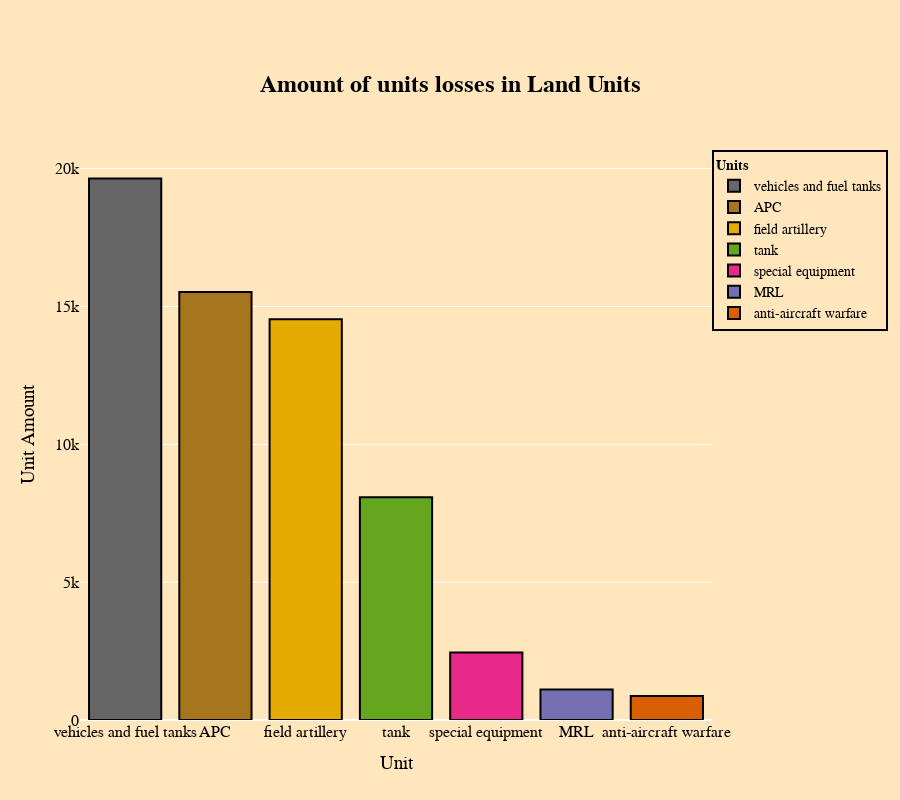

The cell this chart's notebook holds for it:
### Code cell
# Filter data by type of unit.
filtered_data = cumulative_losses1[cumulative_losses1['unit_type'] == 'Land Units'].sort_values(by='unit_amount', ascending=False)

# Create bar chart.
fig = px.bar(
    filtered_data, 
    x='unit', 
    y='unit_amount', 
    color='unit',  
    labels={'unit': 'Unit', 'unit_amount': 'Unit Amount'}, 
    height=800,
    color_discrete_sequence=px.colors.qualitative.Dark2_r  
)

# Customize bar chart.
fig.update_traces(marker=dict(line=dict(color='#000000', width=2)))

fig.update_layout(
    paper_bgcolor='rgba(255, 230, 188, 1)', 
    plot_bgcolor='rgba(255, 230, 188, 1)',   
    legend=dict(
    title=dict(
        text='<b style="display: block; text-align: center;">Units</b>',
        font=dict(size=14, color='black')
    ),
    font=dict(size=14, color='black'),
    bgcolor='rgba(255, 230, 188, 1)',  
    bordercolor='black',  
    borderwidth=2,  
    x=1,  
    y=1,  
    xanchor='left',  
    yanchor='top'  
),
    font=dict(
        color='black',  
        family='Arial',
        size=16
    ),
    title=dict(
        text=f'<b>Amount of units losses in Land Units</b>',  
        x=0.5,  
        xanchor='center',  
        yanchor='top',  
        font=dict(size=24)  
    ),
    margin=dict(t=150)
        
)


fig.show()

### Figure 1 — Plotly figure (JSON) as saved in the notebook; plotly's stock layout.template omitted (floating-point values rounded to 4 significant figures)
{"data": [{"alignmentgroup": "True", "hovertemplate": "Unit=%{x}<br>Unit Amount=%{y}<extra></extra>", "legendgroup": "vehicles and fuel tanks", "marker": {"color": "rgb(102,102,102)", "line": {"color": "#000000", "width": 2}, "pattern": {"shape": ""}}, "name": "vehicles and fuel tanks", "offsetgroup": "vehicles and fuel tanks", "orientation": "v", "showlegend": true, "textposition": "auto", "type": "bar", "x": ["vehicles and fuel tanks"], "xaxis": "x", "y": [19643], "yaxis": "y"}, {"alignmentgroup": "True", "hovertemplate": "Unit=%{x}<br>Unit Amount=%{y}<extra></extra>", "legendgroup": "APC", "marker": {"color": "rgb(166,118,29)", "line": {"color": "#000000", "width": 2}, "pattern": {"shape": ""}}, "name": "APC", "offsetgroup": "APC", "orientation": "v", "showlegend": true, "textposition": "auto", "type": "bar", "x": ["APC"], "xaxis": "x", "y": [15524], "yaxis": "y"}, {"alignmentgroup": "True", "hovertemplate": "Unit=%{x}<br>Unit Amount=%{y}<extra></extra>", "legendgroup": "field artillery", "marker": {"color": "rgb(230,171,2)", "line": {"color": "#000000", "width": 2}, "pattern": {"shape": ""}}, "name": "field artillery", "offsetgroup": "field artillery", "orientation": "v", "showlegend": true, "textposition": "auto", "type": "bar", "x": ["field artillery"], "xaxis": "x", "y": [14533], "yaxis": "y"}, {"alignmentgroup": "True", "hovertemplate": "Unit=%{x}<br>Unit Amount=%{y}<extra></extra>", "legendgroup": "tank", "marker": {"color": "rgb(102,166,30)", "line": {"color": "#000000", "width": 2}, "pattern": {"shape": ""}}, "name": "tank", "offsetgroup": "tank", "orientation": "v", "showlegend": true, "textposition": "auto", "type": "bar", "x": ["tank"], "xaxis": "x", "y": [8080], "yaxis": "y"}, {"alignmentgroup": "True", "hovertemplate": "Unit=%{x}<br>Unit Amount=%{y}<extra></extra>", "legendgroup": "special equipment", "marker": {"color": "rgb(231,41,138)", "line": {"color": "#000000", "width": 2}, "pattern": {"shape": ""}}, "name": "special equipment", "offsetgroup": "special equipment", "orientation": "v", "showlegend": true, "textposition": "auto", "type": "bar", "x": ["special equipment"], "xaxis": "x", "y": [2448], "yaxis": "y"}, {"alignmentgroup": "True", "hovertemplate": "Unit=%{x}<br>Unit Amount=%{y}<extra></extra>", "legendgroup": "MRL", "marker": {"color": "rgb(117,112,179)", "line": {"color": "#000000", "width": 2}, "pattern": {"shape": ""}}, "name": "MRL", "offsetgroup": "MRL", "orientation": "v", "showlegend": true, "textposition": "auto", "type": "bar", "x": ["MRL"], "xaxis": "x", "y": [1110], "yaxis": "y"}, {"alignmentgroup": "True", "hovertemplate": "Unit=%{x}<br>Unit Amount=%{y}<extra></extra>", "legendgroup": "anti-aircraft warfare", "marker": {"color": "rgb(217,95,2)", "line": {"color": "#000000", "width": 2}, "pattern": {"shape": ""}}, "name": "anti-aircraft warfare", "offsetgroup": "anti-aircraft warfare", "orientation": "v", "showlegend": true, "textposition": "auto", "type": "bar", "x": ["anti-aircraft warfare"], "xaxis": "x", "y": [873], "yaxis": "y"}], "layout": {"barmode": "relative", "font": {"color": "black", "family": "Arial", "size": 16}, "height": 800, "legend": {"bgcolor": "rgba(255, 230, 188, 1)", "bordercolor": "black", "borderwidth": 2, "font": {"color": "black", "size": 14}, "title": {"font": {"color": "black", "size": 14}, "text": "<b style=\"display: block; text-align: center;\">Units</b>"}, "tracegroupgap": 0, "x": 1, "xanchor": "left", "y": 1, "yanchor": "top"}, "margin": {"t": 150}, "paper_bgcolor": "rgba(255, 230, 188, 1)", "plot_bgcolor": "rgba(255, 230, 188, 1)", "title": {"font": {"size": 24}, "text": "<b>Amount of units losses in Land Units</b>", "x": 0.5, "xanchor": "center", "yanchor": "top"}, "xaxis": {"anchor": "y", "categoryarray": ["vehicles and fuel tanks", "APC", "field artillery", "tank", "special equipment", "MRL", "anti-aircraft warfare"], "categoryorder": "array", "domain": [0, 1], "title": {"text": "Unit"}}, "yaxis": {"anchor": "x", "domain": [0, 1], "title": {"text": "Unit Amount"}}}}
